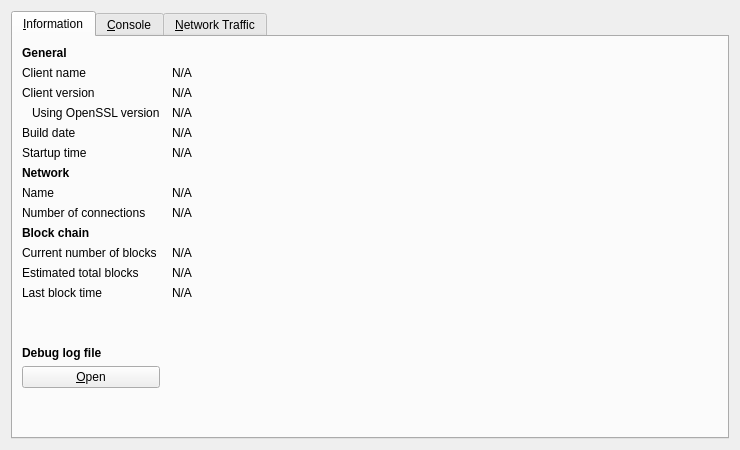
<?xml version="1.0" encoding="UTF-8"?>
<ui version="4.0">
 <class>RPCConsole</class>
 <widget class="QDialog" name="RPCConsole">
  <property name="geometry">
   <rect>
    <x>0</x>
    <y>0</y>
    <width>740</width>
    <height>450</height>
   </rect>
  </property>
  <property name="windowTitle">
   <string>Debug window</string>
  </property>
  <layout class="QVBoxLayout" name="verticalLayout_2">
   <item>
    <widget class="QTabWidget" name="tabWidget">
     <property name="currentIndex">
      <number>0</number>
     </property>
     <widget class="QWidget" name="tab_info">
      <attribute name="title">
       <string>&amp;Information</string>
      </attribute>
      <layout class="QGridLayout" name="gridLayout" columnstretch="0,1">
       <property name="horizontalSpacing">
        <number>12</number>
       </property>
       <item row="0" column="0">
        <widget class="QLabel" name="label_9">
         <property name="font">
          <font>
           <weight>75</weight>
           <bold>true</bold>
          </font>
         </property>
         <property name="text">
          <string>General</string>
         </property>
        </widget>
       </item>
       <item row="1" column="0">
        <widget class="QLabel" name="label_5">
         <property name="text">
          <string>Client name</string>
         </property>
        </widget>
       </item>
       <item row="1" column="1">
        <widget class="QLabel" name="clientName">
         <property name="cursor">
          <cursorShape>IBeamCursor</cursorShape>
         </property>
         <property name="text">
          <string>N/A</string>
         </property>
         <property name="textFormat">
          <enum>Qt::PlainText</enum>
         </property>
         <property name="textInteractionFlags">
          <set>Qt::LinksAccessibleByMouse|Qt::TextSelectableByKeyboard|Qt::TextSelectableByMouse</set>
         </property>
        </widget>
       </item>
       <item row="2" column="0">
        <widget class="QLabel" name="label_6">
         <property name="text">
          <string>Client version</string>
         </property>
        </widget>
       </item>
       <item row="2" column="1">
        <widget class="QLabel" name="clientVersion">
         <property name="cursor">
          <cursorShape>IBeamCursor</cursorShape>
         </property>
         <property name="text">
          <string>N/A</string>
         </property>
         <property name="textFormat">
          <enum>Qt::PlainText</enum>
         </property>
         <property name="textInteractionFlags">
          <set>Qt::LinksAccessibleByMouse|Qt::TextSelectableByKeyboard|Qt::TextSelectableByMouse</set>
         </property>
        </widget>
       </item>
       <item row="3" column="0">
        <widget class="QLabel" name="label_14">
         <property name="text">
          <string>Using OpenSSL version</string>
         </property>
         <property name="indent">
          <number>10</number>
         </property>
        </widget>
       </item>
       <item row="3" column="1">
        <widget class="QLabel" name="openSSLVersion">
         <property name="cursor">
          <cursorShape>IBeamCursor</cursorShape>
         </property>
         <property name="text">
          <string>N/A</string>
         </property>
         <property name="textFormat">
          <enum>Qt::PlainText</enum>
         </property>
         <property name="textInteractionFlags">
          <set>Qt::LinksAccessibleByMouse|Qt::TextSelectableByKeyboard|Qt::TextSelectableByMouse</set>
         </property>
        </widget>
       </item>
       <item row="4" column="0">
        <widget class="QLabel" name="label_12">
         <property name="text">
          <string>Build date</string>
         </property>
        </widget>
       </item>
       <item row="4" column="1">
        <widget class="QLabel" name="buildDate">
         <property name="cursor">
          <cursorShape>IBeamCursor</cursorShape>
         </property>
         <property name="text">
          <string>N/A</string>
         </property>
         <property name="textFormat">
          <enum>Qt::PlainText</enum>
         </property>
         <property name="textInteractionFlags">
          <set>Qt::LinksAccessibleByMouse|Qt::TextSelectableByKeyboard|Qt::TextSelectableByMouse</set>
         </property>
        </widget>
       </item>
       <item row="5" column="0">
        <widget class="QLabel" name="label_13">
         <property name="text">
          <string>Startup time</string>
         </property>
        </widget>
       </item>
       <item row="5" column="1">
        <widget class="QLabel" name="startupTime">
         <property name="cursor">
          <cursorShape>IBeamCursor</cursorShape>
         </property>
         <property name="text">
          <string>N/A</string>
         </property>
         <property name="textFormat">
          <enum>Qt::PlainText</enum>
         </property>
         <property name="textInteractionFlags">
          <set>Qt::LinksAccessibleByMouse|Qt::TextSelectableByKeyboard|Qt::TextSelectableByMouse</set>
         </property>
        </widget>
       </item>
       <item row="6" column="0">
        <widget class="QLabel" name="label_11">
         <property name="font">
          <font>
           <weight>75</weight>
           <bold>true</bold>
          </font>
         </property>
         <property name="text">
          <string>Network</string>
         </property>
        </widget>
       </item>
       <item row="7" column="0">
        <widget class="QLabel" name="label_8">
         <property name="text">
          <string>Name</string>
         </property>
        </widget>
       </item>
       <item row="7" column="1">
        <widget class="QLabel" name="networkName">
         <property name="cursor">
          <cursorShape>IBeamCursor</cursorShape>
         </property>
         <property name="text">
          <string>N/A</string>
         </property>
         <property name="textFormat">
          <enum>Qt::PlainText</enum>
         </property>
         <property name="textInteractionFlags">
          <set>Qt::LinksAccessibleByMouse|Qt::TextSelectableByKeyboard|Qt::TextSelectableByMouse</set>
         </property>
        </widget>
       </item>
       <item row="8" column="0">
        <widget class="QLabel" name="label_7">
         <property name="text">
          <string>Number of connections</string>
         </property>
        </widget>
       </item>
       <item row="8" column="1">
        <widget class="QLabel" name="numberOfConnections">
         <property name="cursor">
          <cursorShape>IBeamCursor</cursorShape>
         </property>
         <property name="text">
          <string>N/A</string>
         </property>
         <property name="textFormat">
          <enum>Qt::PlainText</enum>
         </property>
         <property name="textInteractionFlags">
          <set>Qt::LinksAccessibleByMouse|Qt::TextSelectableByKeyboard|Qt::TextSelectableByMouse</set>
         </property>
        </widget>
       </item>
       <item row="9" column="0">
        <widget class="QLabel" name="label_10">
         <property name="font">
          <font>
           <weight>75</weight>
           <bold>true</bold>
          </font>
         </property>
         <property name="text">
          <string>Block chain</string>
         </property>
        </widget>
       </item>
       <item row="10" column="0">
        <widget class="QLabel" name="label_3">
         <property name="text">
          <string>Current number of blocks</string>
         </property>
        </widget>
       </item>
       <item row="10" column="1">
        <widget class="QLabel" name="numberOfBlocks">
         <property name="cursor">
          <cursorShape>IBeamCursor</cursorShape>
         </property>
         <property name="text">
          <string>N/A</string>
         </property>
         <property name="textFormat">
          <enum>Qt::PlainText</enum>
         </property>
         <property name="textInteractionFlags">
          <set>Qt::LinksAccessibleByMouse|Qt::TextSelectableByKeyboard|Qt::TextSelectableByMouse</set>
         </property>
        </widget>
       </item>
       <item row="11" column="0">
        <widget class="QLabel" name="label_4">
         <property name="text">
          <string>Estimated total blocks</string>
         </property>
        </widget>
       </item>
       <item row="11" column="1">
        <widget class="QLabel" name="totalBlocks">
         <property name="cursor">
          <cursorShape>IBeamCursor</cursorShape>
         </property>
         <property name="text">
          <string>N/A</string>
         </property>
         <property name="textFormat">
          <enum>Qt::PlainText</enum>
         </property>
         <property name="textInteractionFlags">
          <set>Qt::LinksAccessibleByMouse|Qt::TextSelectableByKeyboard|Qt::TextSelectableByMouse</set>
         </property>
        </widget>
       </item>
       <item row="12" column="0">
        <widget class="QLabel" name="label_2">
         <property name="text">
          <string>Last block time</string>
         </property>
        </widget>
       </item>
       <item row="12" column="1">
        <widget class="QLabel" name="lastBlockTime">
         <property name="cursor">
          <cursorShape>IBeamCursor</cursorShape>
         </property>
         <property name="text">
          <string>N/A</string>
         </property>
         <property name="textFormat">
          <enum>Qt::PlainText</enum>
         </property>
         <property name="textInteractionFlags">
          <set>Qt::LinksAccessibleByMouse|Qt::TextSelectableByKeyboard|Qt::TextSelectableByMouse</set>
         </property>
        </widget>
       </item>
       <item row="13" column="0">
        <spacer name="verticalSpacer_2">
         <property name="orientation">
          <enum>Qt::Vertical</enum>
         </property>
         <property name="sizeHint" stdset="0">
          <size>
           <width>20</width>
           <height>20</height>
          </size>
         </property>
        </spacer>
       </item>
       <item row="14" column="0">
        <widget class="QLabel" name="labelDebugLogfile">
         <property name="font">
          <font>
           <weight>75</weight>
           <bold>true</bold>
          </font>
         </property>
         <property name="text">
          <string>Debug log file</string>
         </property>
        </widget>
       </item>
       <item row="15" column="0">
        <widget class="QPushButton" name="openDebugLogfileButton">
         <property name="toolTip">
          <string>Open the Envycoin debug log file from the current data directory. This can take a few seconds for large log files.</string>
         </property>
         <property name="text">
          <string>&amp;Open</string>
         </property>
         <property name="autoDefault">
          <bool>false</bool>
         </property>
        </widget>
       </item>
       <item row="16" column="0">
        <spacer name="verticalSpacer">
         <property name="orientation">
          <enum>Qt::Vertical</enum>
         </property>
         <property name="sizeHint" stdset="0">
          <size>
           <width>20</width>
           <height>40</height>
          </size>
         </property>
        </spacer>
       </item>
      </layout>
     </widget>
     <widget class="QWidget" name="tab_console">
      <attribute name="title">
       <string>&amp;Console</string>
      </attribute>
      <layout class="QVBoxLayout" name="verticalLayout_3">
       <property name="spacing">
        <number>3</number>
       </property>
       <item>
        <widget class="QTextEdit" name="messagesWidget">
         <property name="minimumSize">
          <size>
           <width>0</width>
           <height>100</height>
          </size>
         </property>
         <property name="readOnly">
          <bool>true</bool>
         </property>
         <property name="tabKeyNavigation" stdset="0">
          <bool>false</bool>
         </property>
         <property name="columnCount" stdset="0">
          <number>2</number>
         </property>
        </widget>
       </item>
       <item>
        <layout class="QHBoxLayout" name="horizontalLayout">
         <property name="spacing">
          <number>3</number>
         </property>
         <item>
          <widget class="QLabel" name="label">
           <property name="text">
            <string notr="true">&gt;</string>
           </property>
          </widget>
         </item>
         <item>
          <widget class="QLineEdit" name="lineEdit"/>
         </item>
         <item>
          <widget class="QPushButton" name="clearButton">
           <property name="maximumSize">
            <size>
             <width>24</width>
             <height>24</height>
            </size>
           </property>
           <property name="toolTip">
            <string>Clear console</string>
           </property>
           <property name="text">
            <string/>
           </property>
           <property name="icon">
            <iconset resource="../bitcoin.qrc">
             <normaloff>:/icons/remove</normaloff>:/icons/remove</iconset>
           </property>
           <property name="shortcut">
            <string notr="true">Ctrl+L</string>
           </property>
           <property name="autoDefault">
            <bool>false</bool>
           </property>
          </widget>
         </item>
        </layout>
       </item>
      </layout>
     </widget>
     <widget class="QWidget" name="tab">
      <attribute name="title">
       <string>&amp;Network Traffic</string>
      </attribute>
      <layout class="QHBoxLayout" name="horizontalLayout_3">
       <item>
        <layout class="QVBoxLayout" name="verticalLayout_4">
         <item>
          <widget class="TrafficGraphWidget" name="trafficGraph" native="true">
           <property name="sizePolicy">
            <sizepolicy hsizetype="Expanding" vsizetype="Expanding">
             <horstretch>0</horstretch>
             <verstretch>0</verstretch>
            </sizepolicy>
           </property>
          </widget>
         </item>
         <item>
          <layout class="QHBoxLayout" name="horizontalLayout_2">
           <item>
            <widget class="QSlider" name="sldGraphRange">
             <property name="minimum">
              <number>1</number>
             </property>
             <property name="maximum">
              <number>288</number>
             </property>
             <property name="pageStep">
              <number>12</number>
             </property>
             <property name="value">
              <number>6</number>
             </property>
             <property name="orientation">
              <enum>Qt::Horizontal</enum>
             </property>
            </widget>
           </item>
           <item>
            <widget class="QLabel" name="lblGraphRange">
             <property name="minimumSize">
              <size>
               <width>100</width>
               <height>0</height>
              </size>
             </property>
             <property name="alignment">
              <set>Qt::AlignCenter</set>
             </property>
            </widget>
           </item>
           <item>
            <widget class="QPushButton" name="btnClearTrafficGraph">
             <property name="text">
              <string>&amp;Clear</string>
             </property>
            </widget>
           </item>
          </layout>
         </item>
        </layout>
       </item>
       <item>
        <layout class="QVBoxLayout" name="verticalLayout">
         <item>
          <widget class="QGroupBox" name="groupBox">
           <property name="title">
            <string>Totals</string>
           </property>
           <layout class="QVBoxLayout" name="verticalLayout_5">
            <item>
             <layout class="QHBoxLayout" name="horizontalLayout_4">
              <item>
               <widget class="Line" name="line">
                <property name="sizePolicy">
                 <sizepolicy hsizetype="Fixed" vsizetype="Fixed">
                  <horstretch>0</horstretch>
                  <verstretch>0</verstretch>
                 </sizepolicy>
                </property>
                <property name="minimumSize">
                 <size>
                  <width>10</width>
                  <height>0</height>
                 </size>
                </property>
                <property name="palette">
                 <palette>
                  <active>
                   <colorrole role="Light">
                    <brush brushstyle="SolidPattern">
                     <color alpha="255">
                      <red>0</red>
                      <green>255</green>
                      <blue>0</blue>
                     </color>
                    </brush>
                   </colorrole>
                  </active>
                  <inactive>
                   <colorrole role="Light">
                    <brush brushstyle="SolidPattern">
                     <color alpha="255">
                      <red>0</red>
                      <green>255</green>
                      <blue>0</blue>
                     </color>
                    </brush>
                   </colorrole>
                  </inactive>
                  <disabled>
                   <colorrole role="Light">
                    <brush brushstyle="SolidPattern">
                     <color alpha="255">
                      <red>0</red>
                      <green>255</green>
                      <blue>0</blue>
                     </color>
                    </brush>
                   </colorrole>
                  </disabled>
                 </palette>
                </property>
                <property name="orientation">
                 <enum>Qt::Horizontal</enum>
                </property>
               </widget>
              </item>
              <item>
               <widget class="QLabel" name="label_16">
                <property name="text">
                 <string>In:</string>
                </property>
               </widget>
              </item>
              <item>
               <widget class="QLabel" name="lblBytesIn">
                <property name="minimumSize">
                 <size>
                  <width>50</width>
                  <height>0</height>
                 </size>
                </property>
                <property name="alignment">
                 <set>Qt::AlignRight|Qt::AlignTrailing|Qt::AlignVCenter</set>
                </property>
               </widget>
              </item>
             </layout>
            </item>
            <item>
             <layout class="QHBoxLayout" name="horizontalLayout_5">
              <item>
               <widget class="Line" name="line_2">
                <property name="sizePolicy">
                 <sizepolicy hsizetype="Fixed" vsizetype="Fixed">
                  <horstretch>0</horstretch>
                  <verstretch>0</verstretch>
                 </sizepolicy>
                </property>
                <property name="minimumSize">
                 <size>
                  <width>10</width>
                  <height>0</height>
                 </size>
                </property>
                <property name="palette">
                 <palette>
                  <active>
                   <colorrole role="Light">
                    <brush brushstyle="SolidPattern">
                     <color alpha="255">
                      <red>255</red>
                      <green>0</green>
                      <blue>0</blue>
                     </color>
                    </brush>
                   </colorrole>
                  </active>
                  <inactive>
                   <colorrole role="Light">
                    <brush brushstyle="SolidPattern">
                     <color alpha="255">
                      <red>255</red>
                      <green>0</green>
                      <blue>0</blue>
                     </color>
                    </brush>
                   </colorrole>
                  </inactive>
                  <disabled>
                   <colorrole role="Light">
                    <brush brushstyle="SolidPattern">
                     <color alpha="255">
                      <red>255</red>
                      <green>0</green>
                      <blue>0</blue>
                     </color>
                    </brush>
                   </colorrole>
                  </disabled>
                 </palette>
                </property>
                <property name="orientation">
                 <enum>Qt::Horizontal</enum>
                </property>
               </widget>
              </item>
              <item>
               <widget class="QLabel" name="label_17">
                <property name="text">
                 <string>Out:</string>
                </property>
               </widget>
              </item>
              <item>
               <widget class="QLabel" name="lblBytesOut">
                <property name="minimumSize">
                 <size>
                  <width>50</width>
                  <height>0</height>
                 </size>
                </property>
                <property name="alignment">
                 <set>Qt::AlignRight|Qt::AlignTrailing|Qt::AlignVCenter</set>
                </property>
               </widget>
              </item>
             </layout>
            </item>
            <item>
             <spacer name="verticalSpacer_4">
              <property name="orientation">
               <enum>Qt::Vertical</enum>
              </property>
              <property name="sizeHint" stdset="0">
               <size>
                <width>20</width>
                <height>407</height>
               </size>
              </property>
             </spacer>
            </item>
           </layout>
          </widget>
         </item>
        </layout>
       </item>
      </layout>
     </widget>
    </widget>
   </item>
  </layout>
 </widget>
 <customwidgets>
  <customwidget>
   <class>TrafficGraphWidget</class>
   <extends>QWidget</extends>
   <header>trafficgraphwidget.h</header>
   <container>1</container>
   <slots>
    <slot>clear()</slot>
   </slots>
  </customwidget>
 </customwidgets>
 <resources>
  <include location="../bitcoin.qrc"/>
 </resources>
 <connections/>
</ui>
